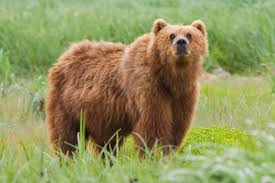
#> input picture taller3/bear.jpg, 275 x 183 px
$ python punto4B.py
#> lines starting #> are read from the running program, lines starting #| are printed output that depends on the picture; after the words box and inside, x2 and y2 are one past the last pixel; in counts of white or black regions, pixels touching at a corner belong together
# -*- coding: utf-8 -*-
"""
Created on Wed Oct 31 17:19:54 2018

@author: Manuel Andres Sanchez Muñoz
"""

#tercera imagen

import numpy as np
import cv2
from matplotlib import pyplot as plt
from sklearn.cluster import KMeans

img = cv2.imread('bear.jpg')
#> img is the input picture: shape (183, 275, 3); mean B, G, R 95.1, 148.1, 146.6
[nf,nc,nb] = img.shape
#> nf = 183; nc = 275; nb = 3
plt.imshow(cv2.cvtColor(img, cv2.COLOR_BGR2RGB))
plt.axis('off')
N=2
img2 = np.reshape(img,(nf*nc,nb))
kmeans = KMeans(n_clusters=N, random_state=0).fit(img2)
C = kmeans.labels_

imgC = np.reshape(C,(nf,nc))
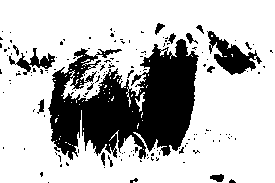
#> imgC: shape (183, 275) int32; values 0 (black) and 1 (white), 73.7% white; 151 black regions (134 under 20 px), largest, box (x1, y1, x2, y2) and area: (48, 39, 199, 160) 10829, (207, 31, 262, 75) 998, (9, 48, 55, 75) 401
plt.figure()
plt.imshow(imgC)
plt.axis('off')

for i in range(1,N):
    mask = np.zeros(imgC.shape,np.uint8)
    mask[imgC==i] = 255
    plt.figure()
    plt.imshow(mask,cmap='gray')
    plt.axis('off')

Datos = np.uint8(mask)

acumuladorMatriz = float(0);
suma = 0
suma1 = 0

for x in Datos:
    acumuladorFilas = float(0);
    acumuladorColumnas = float(0);

    for y in x:
        acumuladorFilas = acumuladorFilas + Datos[0][0];
        acumuladorColumnas = acumuladorColumnas + Datos[0][0];

        if (y >= 1 and y <= 255):
                cont =+ 1
                suma = suma + cont
        else:
            cont1 =+ 1
            suma1 = suma1 + cont1
#> after the loop, suma = 37076; suma1 = 13249

print ("El numero de elementos iguales a 1 para bear.jpg binario es: " + str(suma))
#| El numero de elementos iguales a 1 para bear.jpg binario es: 37076
print ("El numero de elementos iguales a 0 para bear.jpg binario es: " + str(suma1))
#| El numero de elementos iguales a 0 para bear.jpg binario es: 13249

$ run again, with taller3/church.jpg copied over taller3/bear.jpg
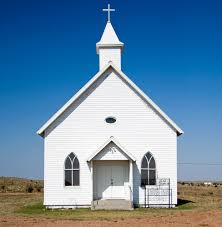
#> input picture taller3/church.jpg, 222 x 227 px
#> img is the input picture: shape (227, 222, 3); mean B, G, R 166.4, 137.6, 101.9
#> `imgC = np.reshape(C,(nf,nc))`:
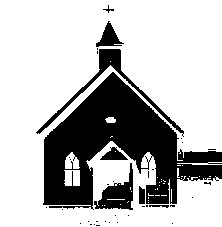
#> imgC: shape (227, 222) int32; values 0 (black) and 1 (white), 72.9% white; 38 black regions (30 under 20 px), largest, box (x1, y1, x2, y2) and area: (43, 72, 222, 210) 10968, (36, 49, 184, 137) 1094, (94, 163, 133, 210) 816
#| El numero de elementos iguales a 1 para bear.jpg binario es: 36752
#| El numero de elementos iguales a 0 para bear.jpg binario es: 13642
